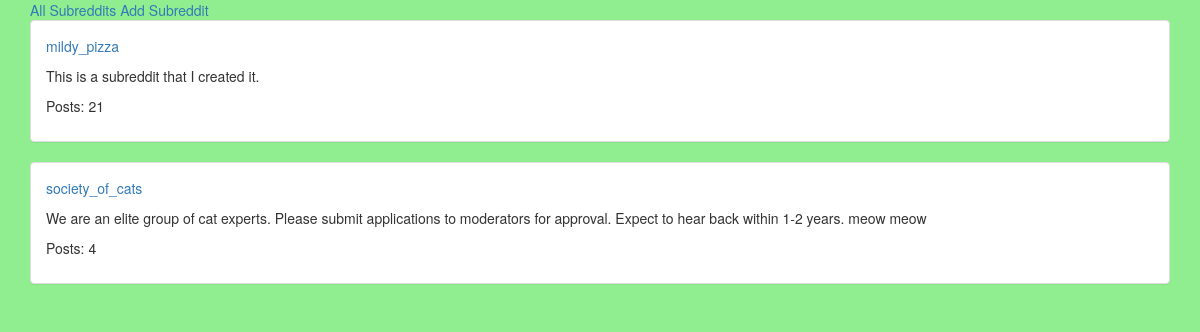
The app's page /, older data.
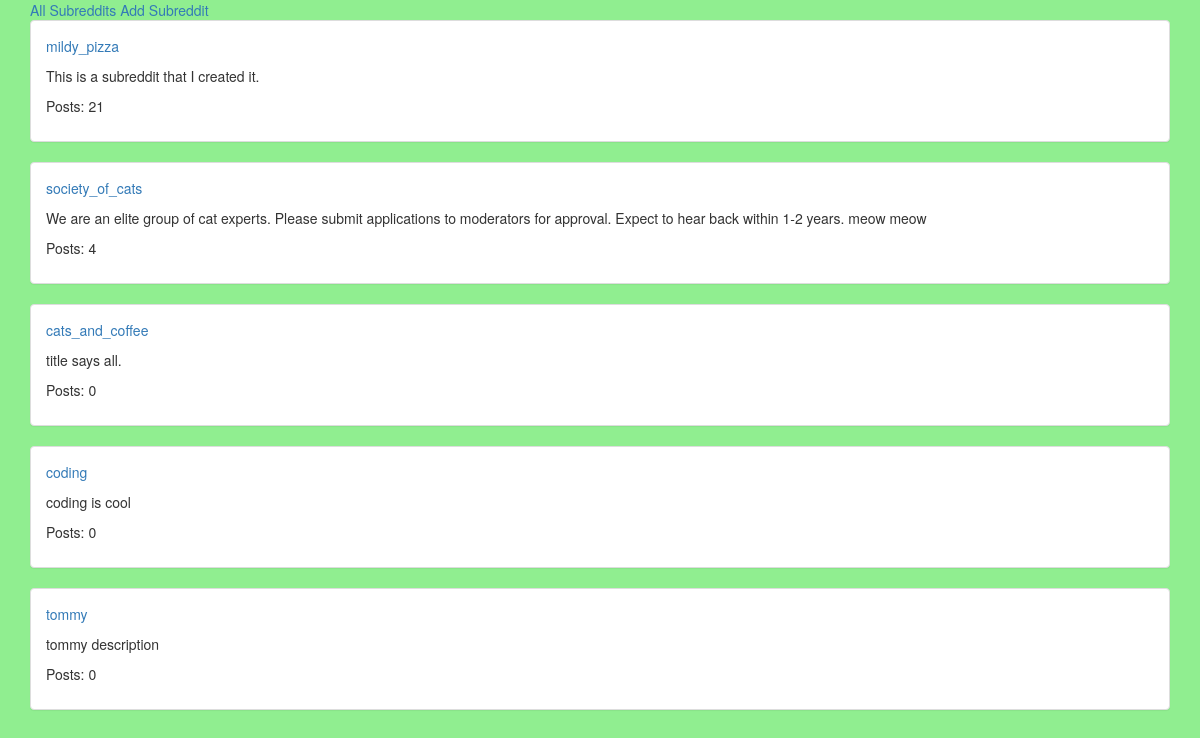
The same page, newer data.
### reddit_app/models.py (models this page shows, shortened)
class Subreddit(models.Model):
    name = models.CharField(max_length=50)
    description = models.TextField()
    creation = models.DateTimeField(auto_now_add=True)
    def current_count(self):
        return Post.objects.filter(subreddit=self).count()
    def __str__(self):
        return self.name

### reddit_app/views.py (the view)
# urls.py: url(r'^$', SubredditView.as_view(), name='subreddit_view'),
class SubredditView(ListView):
    template_name = 'subreddits.html'
    model = Subreddit

### templates/subreddits.html
{% extends 'base.html' %}
{% block content %}
{% for subreddit in object_list %}
    <div class="panel panel-default">
        <div class="panel-body">
            <p>
                <a href="{% url 'subreddit_detail_view' subreddit.id %}">{{ subreddit }}</a>
            </p>
            <p>
                {{ subreddit.description }}
            </p>
            <p>
                Posts: {{ subreddit.current_count }}
            </p>
        </div>
    </div>
    {% endfor %}
{% endblock %}

### templates/base.html (shortened to what this page needs)
{% load staticfiles %}
<!DOCTYPE html>
<html>
    <head>
        <link rel="stylesheet" href="{% static 'css/bootstrap.css' %}" media="screen" title="no title">
    </head>
    <body>
        <div class="container">
            <a href="{% url 'subreddit_view' %}">All Subreddits</a>
            <a href="{% url 'subreddit_create_view' %}">Add Subreddit</a>
            {% block content %}
            {% endblock %}
        </div>
    </body>
</html>

### templates/base.html (style rules this page uses)
body { background-color: lightgreen; }

Row changes from the older to the newer data that the page shows:
added Subreddit: name "cats_and_coffee", description "title says all.", current_count "0"
added Subreddit: name "coding", description "coding is cool", current_count "0"
added Subreddit: name "tommy", description "tommy description", current_count "0"
